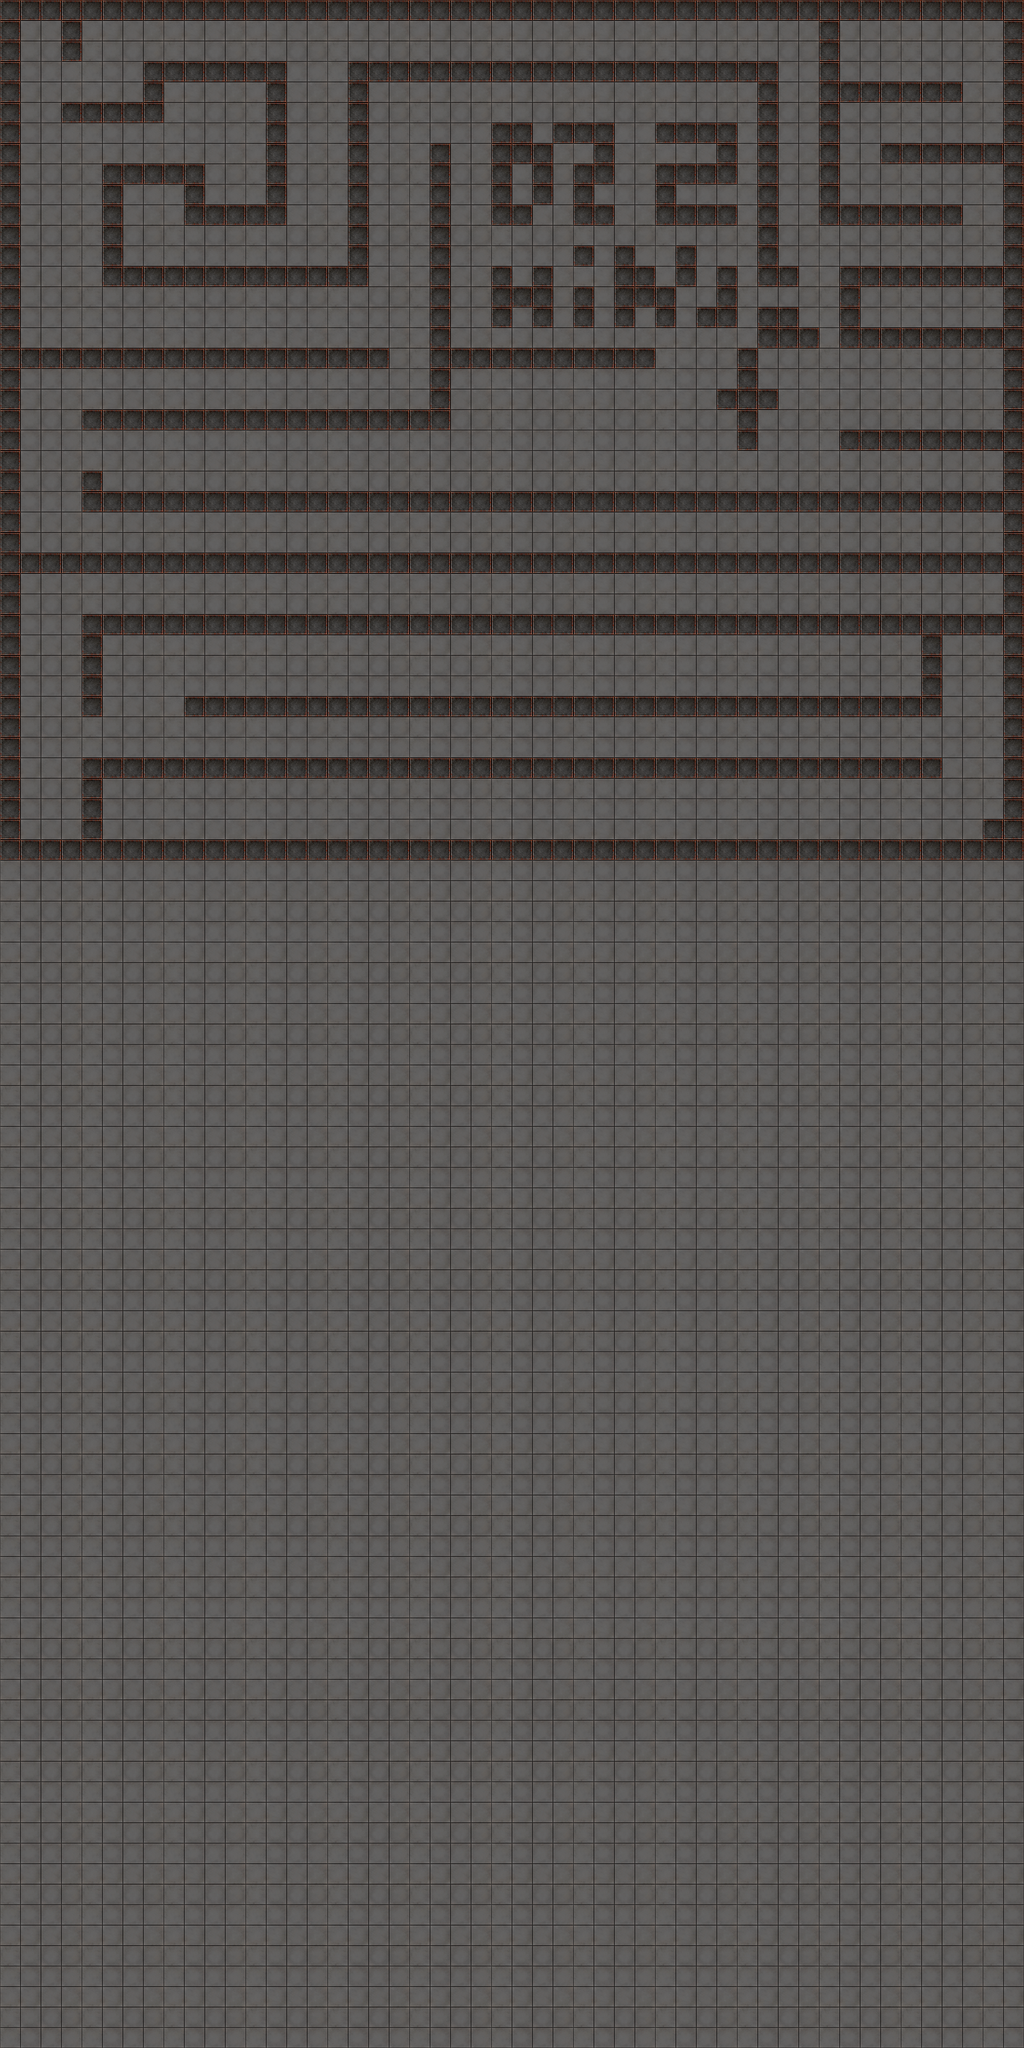

Below is a game level as drawn by its tile map, then a one-line description and the .tmx that defines it (tile-layer data replaced by summaries):
An orthogonal 50x100 tile map with 64x64 px tiles, 2 tile layers (bottom, walls), 2 tilesets.

<map version="1.0" orientation="orthogonal" renderorder="right-down" width="50" height="100" tilewidth="64" tileheight="64" nextobjectid="1">
 <tileset firstgid="1" name="tile_1" tilewidth="64" tileheight="64" tilecount="16">
  <image source="../../tiled/tile_1.png" width="256" height="256" />
 </tileset>
 <tileset firstgid="17" name="tile_2" tilewidth="64" tileheight="64" tilecount="16">
  <image source="../../tiled/tile_2.png" width="256" height="256" />
  <tile id="0">
   <properties>
    <property name="blocked" value="true" />
   </properties>
  </tile>
 </tileset>
 <layer name="bottom" width="50" height="100">
  <data>[5000 cells, 4998 non-empty, 13 distinct tile ids]</data>
 </layer>
 <layer name="walls" width="50" height="100">
  <properties>
   <property name="blocked" value="true" />
  </properties>
  <data>[5000 cells, 652 non-empty, 1 distinct tile ids]</data>
 </layer>
</map>
